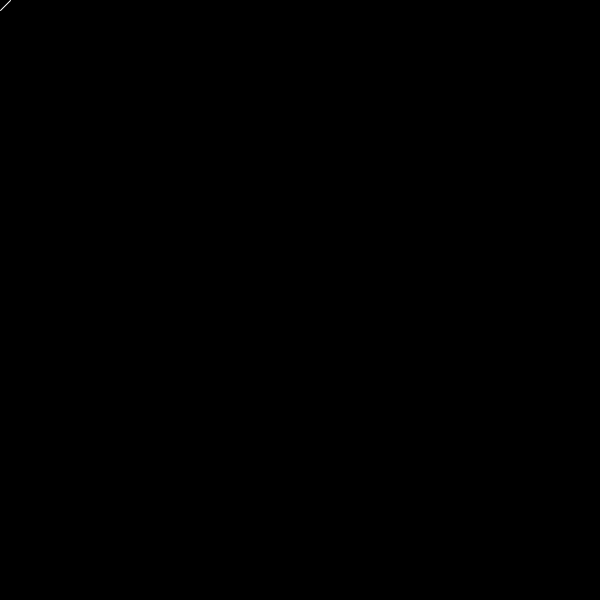
Frame 1 (no input)
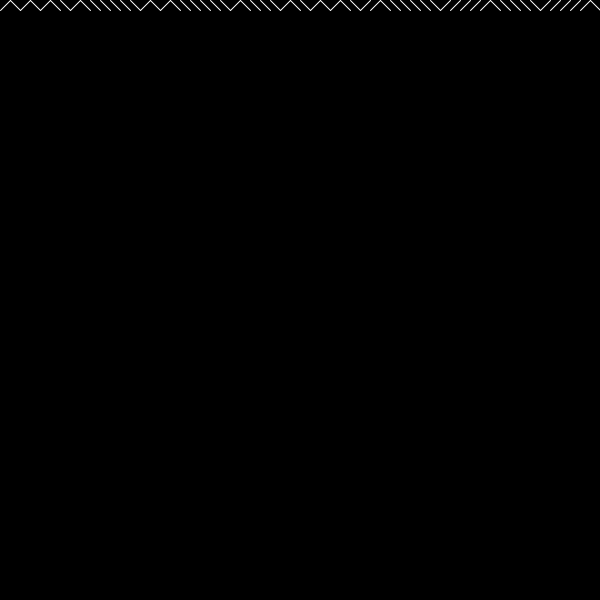
Frame 60 (the mouse pressed at the canvas centre just before this capture)
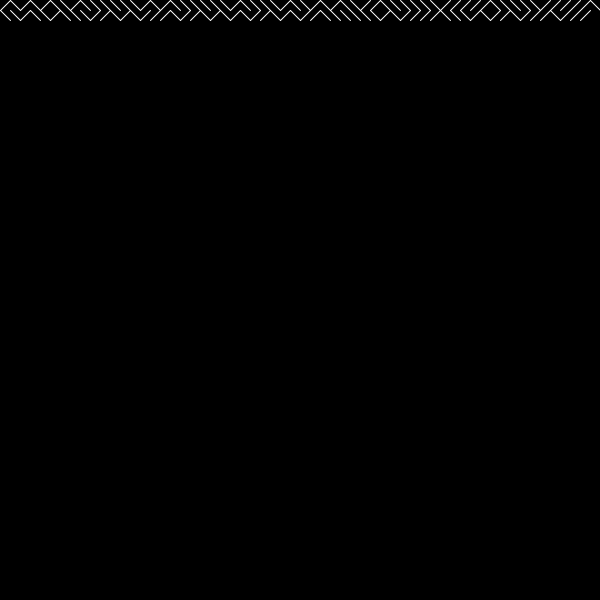
Frame 120 (the mouse held since frame 60 and released just before this capture)

The Processing sketch that drew these frames (run headless with seeded random() and noise(); from frame 60 on, the mouse is pressed at the canvas centre):

// Processing sketch: Labirinto
// ── Labirinto.pde
int x=0;
int y=0;
int spacing= 10;

void setup() {
  size(600,600);
  background(0);
}

void draw() {
  stroke(255);
  if (random(1) < 0.5) {
    line (x,y,x+10,y+spacing);
  } else {
    line(x,y+spacing,x+spacing,y);
  }

x = x + spacing;
if (x>width) {
  x= 0;
  y= y+spacing;
}
}
